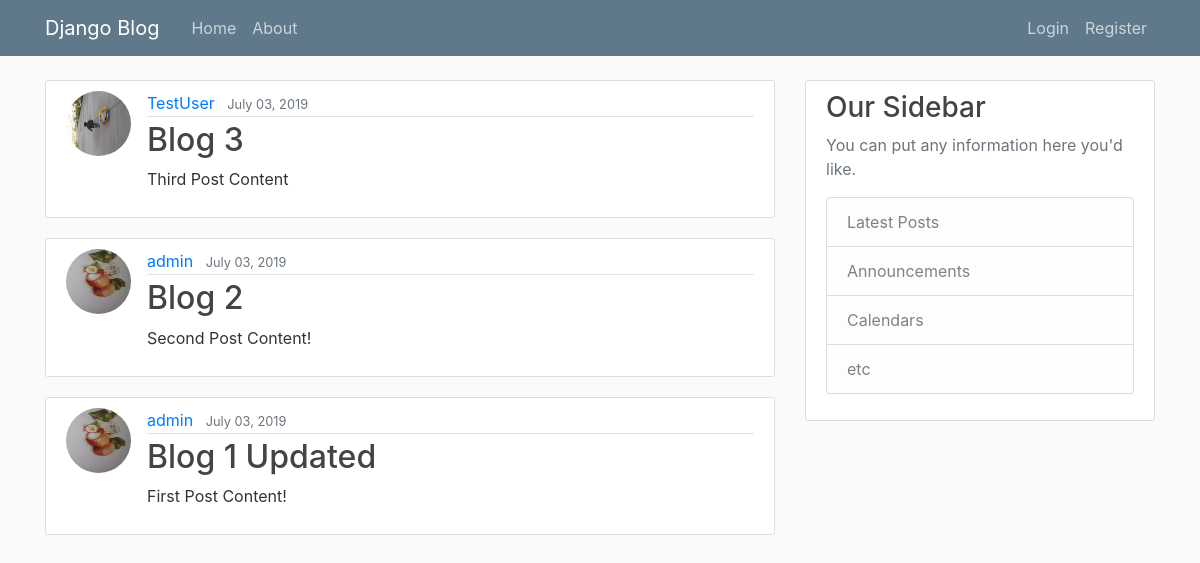
The app's page /, older data.
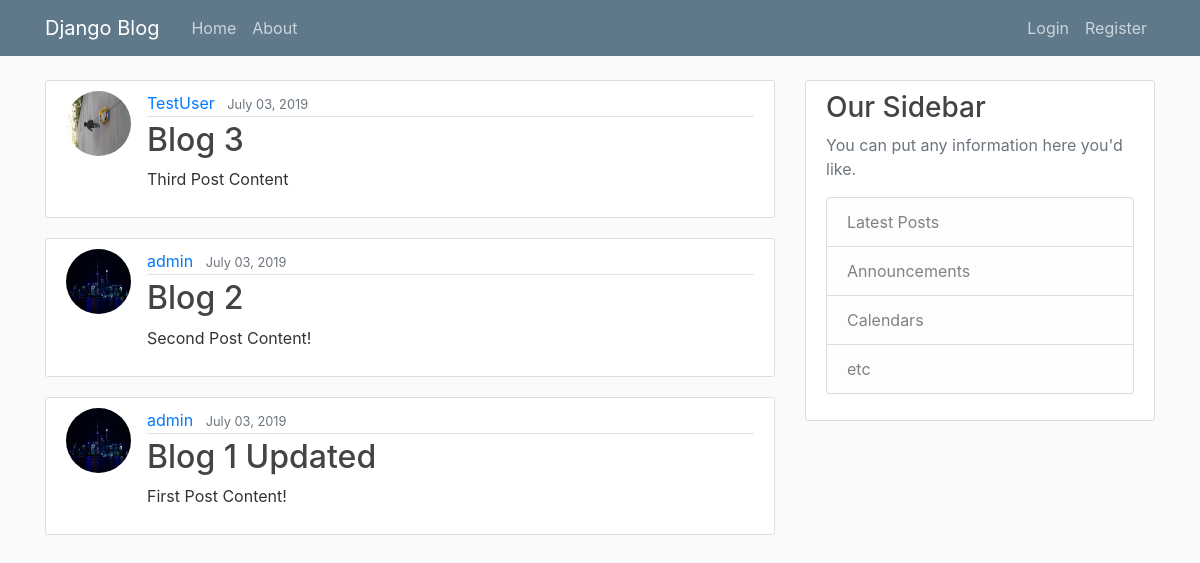
The same page, newer data.
### blog/models.py (models this page shows, shortened)
class Post(models.Model):
    title = models.CharField(max_length=100)
    content = models.TextField()
    date_posted = models.DateTimeField(default=timezone.now)
    author = models.ForeignKey(User, on_delete=models.CASCADE)

### users/models.py (models this page shows, shortened)
class Profile(models.Model):
    user = models.OneToOneField(User, on_delete=models.CASCADE)
    image = models.ImageField(default='default.jpg', upload_to='profile_pics')

### blog/views.py (the view)
# urls.py: path('', PostListView.as_view(), name='blog-home'),
class PostListView(ListView):
    model = Post
    template_name = 'blog/home.html' # <app>/<model>_<viewtype>.html
    context_object_name = 'posts'
    ordering = ['-date_posted']
    paginate_by = 5

### blog/templates/blog/home.html
{% extends "blog/base.html" %}
{% block content %}
    {% for post in posts %}
        <article class="media content-section">
            <img class="rounded-circle article-img" src="{{post.author.profile.image.url}}" alt="">
            <div class="media-body">
                <div class="article-metadata">
                    <a href="#" class="mr-2">{{ post.author }}</a>
                    <small class="text-muted">{{ post.date_posted|date:"F d, Y" }}</small>
                </div>
                <h2><a href="#" class="article-title">{{ post.title }}</a></h2>
                <p class="article-content">{{ post.content }}</p>
            </div>
        </article>
    {% endfor %}
{% endblock content %}

Row changes from the older to the newer data that the page shows:
changed through a linked row, Post "Blog 2": author.profile.image: a different picture
changed through a linked row, Post "Blog 1 Updated": author.profile.image: a different picture
